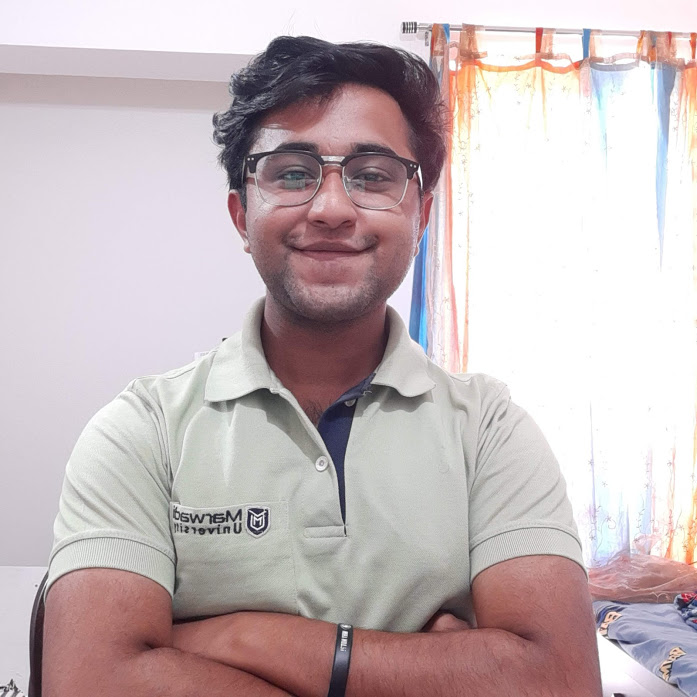
#> input picture LAB_Image_Operations/Josh.jpg, 697 x 697 px
$ jupyter execute Image_Operations.ipynb
#> lines starting #> are read from the running program, lines starting #| are printed output that depends on the picture
<a href="https://colab.research.google.com/github/joshtrivedi/Machine-Learning/blob/main/LAB_Image_Operations/Image_Operations.ipynb" target="_parent"></a>

[cell 1]
import cv2
import numpy as np
import matplotlib.pyplot as plt
from PIL import Image, ImageFilter
from google.colab.patches import cv2_imshow
from scipy.ndimage.filters import convolve

[cell 2]
img = cv2.imread('Josh.jpg', cv2.IMREAD_GRAYSCALE)
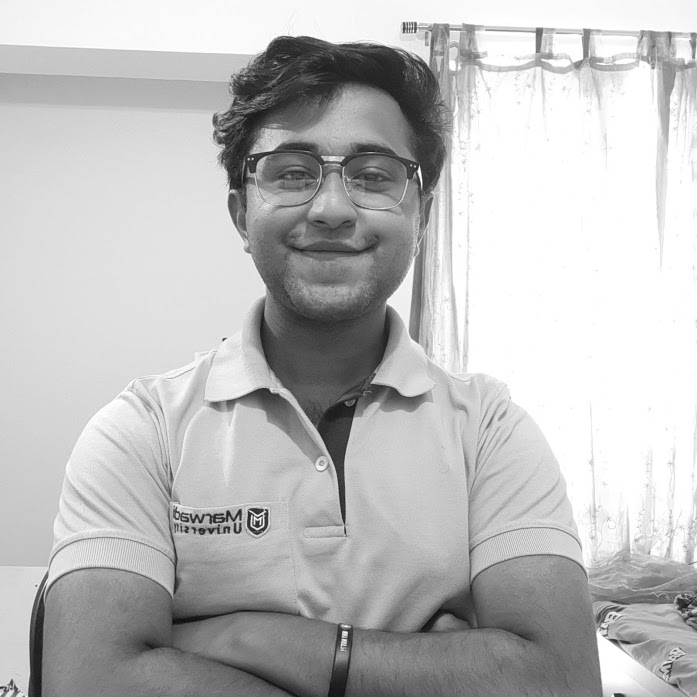
#> img: shape (697, 697); min 9, max 255, mean 189.1
scale_percent = 50
width = int(img.shape[1] * scale_percent / 100)
#> width = 348
height = int(img.shape[0] * scale_percent / 100)
#> height = 348
dim = (width, height)
#> dim = (348, 348)
resized = cv2.resize(img, dim, interpolation = cv2.INTER_AREA)
cv2_imshow(resized)

[cell 3]
identity=np.array([[0,0,0],[0,1,0],[0,0,0]])
im = np.array(resized, dtype=float)
kernel = identity
im2 = convolve(im, kernel)
im3 = np.array(np.clip(im2, 0, 255), dtype=np.uint8)

img_new = cv2.hconcat([resized,im3])
cv2_imshow(img_new)

[cell 4]
BoxBlur2=np.array([[1,1,1],[1,1,1],[1,1,1]])*(1/9)
im = np.array(resized, dtype=float)
kernel = BoxBlur2
im2 = convolve(im, kernel)
im3 = np.array(np.clip(im2, 0, 255), dtype=np.uint8)

img_new = cv2.hconcat([resized,im3])
cv2_imshow(img_new)

[cell 5]
BoxBlur=np.array([[0,-1,0],[-1,5,-1],[0,-1,0]])*(1/3)
im = np.array(resized, dtype=float)
kernel = BoxBlur
im2 = convolve(im, kernel)
im3 = np.array(np.clip(im2, 0, 255), dtype=np.uint8)
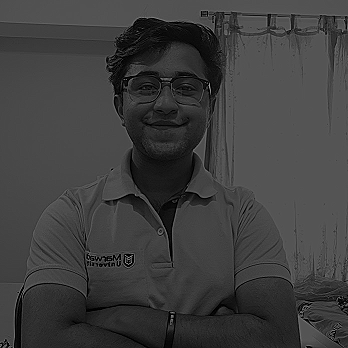
#> im3: shape (348, 348); min 0, max 167, mean 62.6

img_new = cv2.hconcat([resized,im3])
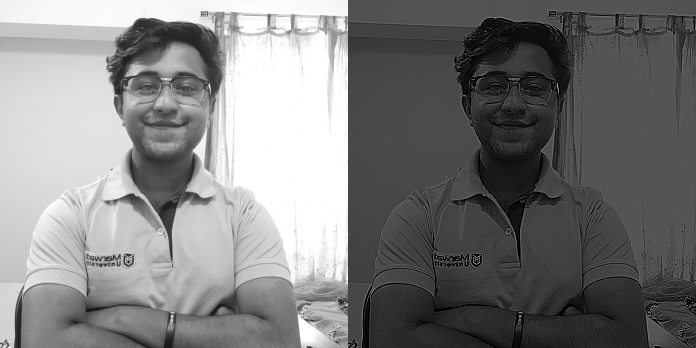
#> img_new: shape (348, 696); min 0, max 255, mean 125.8
cv2_imshow(img_new)

[cell 6]
smallBlur = np.ones((7, 7), dtype="float") * (1.0 / (7 * 7))
im = np.array(resized, dtype=float)
kernel = smallBlur
im2 = convolve(im, kernel)
im3 = np.array(np.clip(im2, 0, 255), dtype=np.uint8)

img_new = cv2.hconcat([resized,im3])
cv2_imshow(img_new)

[cell 7]
largeBlur = np.ones((21, 21), dtype="float") * (1.0 / (21 * 21))
im = np.array(resized, dtype=float)
kernel = largeBlur
im2 = convolve(im, kernel)
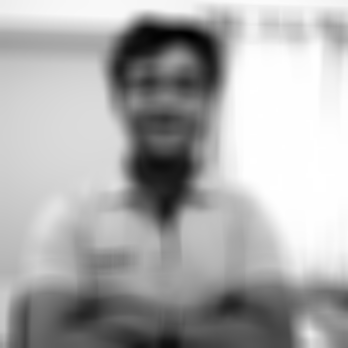
#> im2: shape (348, 348) float64; min 51.27, max 255, mean 189.1; drawn with min black and max white
im3 = np.array(np.clip(im2, 0, 255), dtype=np.uint8)

img_new = cv2.hconcat([resized,im3])
cv2_imshow(img_new)

[cell 8]
edgedetection1=np.array([[1,0,-1],[0,0,0],[-1,0,1]])
im = np.array(resized, dtype=float)
kernel = edgedetection1
im2 = convolve(im, kernel)
im3 = np.array(np.clip(im2, 0, 255), dtype=np.uint8)

img_new = cv2.hconcat([resized,im3])
cv2_imshow(img_new)

[cell 9]
edgedetection2=np.array([[0,1,0],[1,-4,1],[0,1,0]])
im = np.array(resized, dtype=float)
kernel = edgedetection2
im2 = convolve(im, kernel)
im3 = np.array(np.clip(im2, 0, 255), dtype=np.uint8)

img_new = cv2.hconcat([resized,im3])
cv2_imshow(img_new)

[cell 10]
edgedetection3=np.array([[-1,-1,-1],[-1,8,-1],[-1,-1,-1]])
im = np.array(resized, dtype=float)
kernel = edgedetection2
im2 = convolve(im, kernel)
im3 = np.array(np.clip(im2, 0, 255), dtype=np.uint8)

img_new = cv2.hconcat([resized,im3])
cv2_imshow(img_new)

[cell 11]
sharpen=np.array([[0,-1,0],[-1,5,-1],[0,-1,0]])
im = np.array(resized, dtype=float)
kernel = sharpen
im2 = convolve(im, kernel)
im3 = np.array(np.clip(im2, 0, 255), dtype=np.uint8)

img_new = cv2.hconcat([resized,im3])
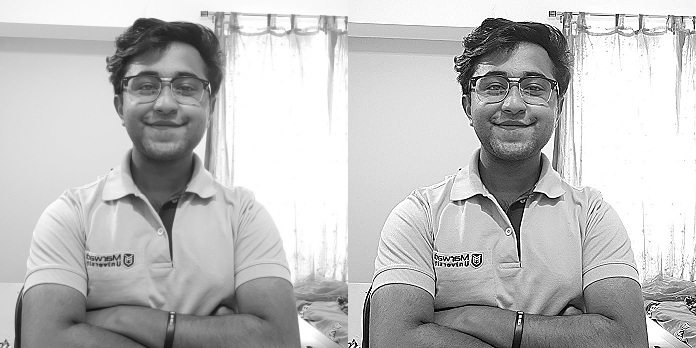
#> img_new: shape (348, 696); min 0, max 255, mean 188.7
cv2_imshow(img_new)

[cell 12]
sobel_hori=np.array([[1,2,1],[0,0,0],[-1,-2,-1]])
im = np.array(resized, dtype=float)
kernel = sobel_hori
im2 = convolve(im, kernel)
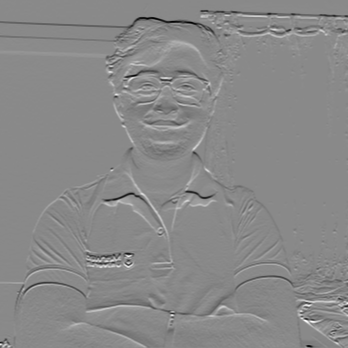
#> im2: shape (348, 348) float64; min -691, max 588, mean -3.1; drawn with min black and max white
im3 = np.array(np.clip(im2, 0, 255), dtype=np.uint8)
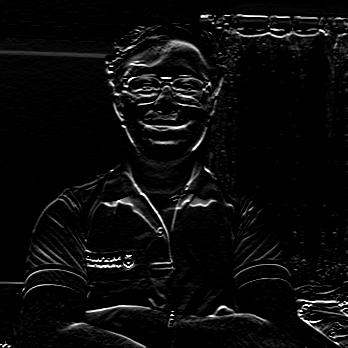
#> im3: shape (348, 348); min 0, max 255, mean 11.2

img_new = cv2.hconcat([resized,im3])
cv2_imshow(img_new)

[cell 13]
sobel_verti=np.array([[-1,0,1],[-2,0,2],[-1,0,1]])
im = np.array(resized, dtype=float)
kernel = sobel_verti
im2 = convolve(im, kernel)
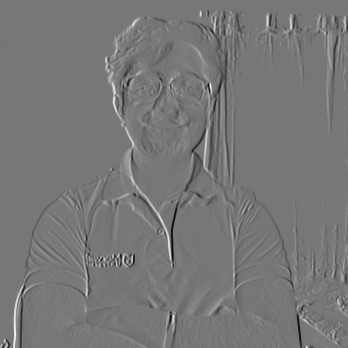
#> im2: shape (348, 348) float64; min -621, max 703, mean -0.2; drawn with min black and max white
im3 = np.array(np.clip(im2, 0, 255), dtype=np.uint8)
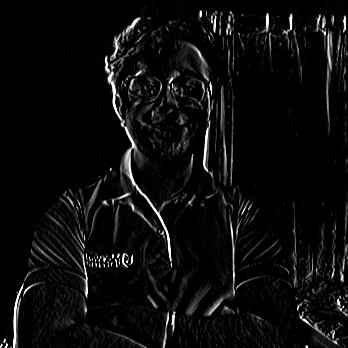
#> im3: shape (348, 348); min 0, max 255, mean 12.3

img_new = cv2.hconcat([resized,im3])
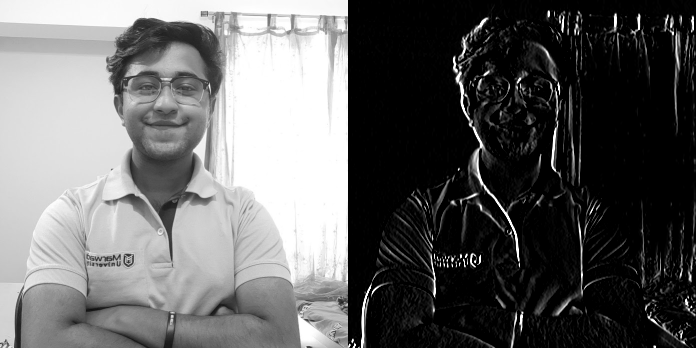
#> img_new: shape (348, 696); min 0, max 255, mean 100.7
cv2_imshow(img_new)
